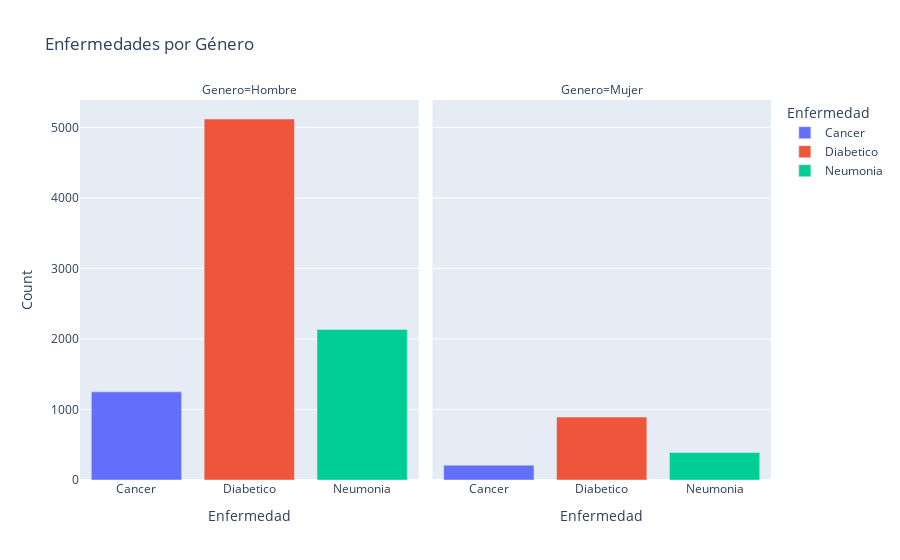

Notebook cell for this chart:
### Code cell
import plotly.express as px

conteo_condicion_genero=df.groupby(["Condicion", "Genero"]).size().reset_index(name="Count")
conteo_condicion_genero.columns=["Enfermedad","Genero","Count"]
fig=px.bar(conteo_condicion_genero,x="Enfermedad",y="Count",color="Enfermedad",facet_col="Genero",title="Enfermedades por Género")

fig.show()

### Figure 1 — Plotly figure (JSON) as saved in the notebook; plotly's stock layout.template omitted (floating-point values rounded to 4 significant figures)
{"data": [{"alignmentgroup": "True", "hovertemplate": "Enfermedad=%{x}<br>Genero=Hombre<br>Count=%{y}<extra></extra>", "legendgroup": "Cancer", "marker": {"color": "#636efa", "pattern": {"shape": ""}}, "name": "Cancer", "offsetgroup": "Cancer", "orientation": "v", "showlegend": true, "textposition": "auto", "type": "bar", "x": ["Cancer"], "xaxis": "x", "y": [1250], "yaxis": "y"}, {"alignmentgroup": "True", "hovertemplate": "Enfermedad=%{x}<br>Genero=Mujer<br>Count=%{y}<extra></extra>", "legendgroup": "Cancer", "marker": {"color": "#636efa", "pattern": {"shape": ""}}, "name": "Cancer", "offsetgroup": "Cancer", "orientation": "v", "showlegend": false, "textposition": "auto", "type": "bar", "x": ["Cancer"], "xaxis": "x2", "y": [210], "yaxis": "y2"}, {"alignmentgroup": "True", "hovertemplate": "Enfermedad=%{x}<br>Genero=Hombre<br>Count=%{y}<extra></extra>", "legendgroup": "Diabetico", "marker": {"color": "#EF553B", "pattern": {"shape": ""}}, "name": "Diabetico", "offsetgroup": "Diabetico", "orientation": "v", "showlegend": true, "textposition": "auto", "type": "bar", "x": ["Diabetico"], "xaxis": "x", "y": [5120], "yaxis": "y"}, {"alignmentgroup": "True", "hovertemplate": "Enfermedad=%{x}<br>Genero=Mujer<br>Count=%{y}<extra></extra>", "legendgroup": "Diabetico", "marker": {"color": "#EF553B", "pattern": {"shape": ""}}, "name": "Diabetico", "offsetgroup": "Diabetico", "orientation": "v", "showlegend": false, "textposition": "auto", "type": "bar", "x": ["Diabetico"], "xaxis": "x2", "y": [893], "yaxis": "y2"}, {"alignmentgroup": "True", "hovertemplate": "Enfermedad=%{x}<br>Genero=Hombre<br>Count=%{y}<extra></extra>", "legendgroup": "Neumonia", "marker": {"color": "#00cc96", "pattern": {"shape": ""}}, "name": "Neumonia", "offsetgroup": "Neumonia", "orientation": "v", "showlegend": true, "textposition": "auto", "type": "bar", "x": ["Neumonia"], "xaxis": "x", "y": [2136], "yaxis": "y"}, {"alignmentgroup": "True", "hovertemplate": "Enfermedad=%{x}<br>Genero=Mujer<br>Count=%{y}<extra></extra>", "legendgroup": "Neumonia", "marker": {"color": "#00cc96", "pattern": {"shape": ""}}, "name": "Neumonia", "offsetgroup": "Neumonia", "orientation": "v", "showlegend": false, "textposition": "auto", "type": "bar", "x": ["Neumonia"], "xaxis": "x2", "y": [391], "yaxis": "y2"}], "layout": {"annotations": [{"font": {}, "showarrow": false, "text": "Genero=Hombre", "x": 0.245, "xanchor": "center", "xref": "paper", "y": 1, "yanchor": "bottom", "yref": "paper"}, {"font": {}, "showarrow": false, "text": "Genero=Mujer", "x": 0.755, "xanchor": "center", "xref": "paper", "y": 1, "yanchor": "bottom", "yref": "paper"}], "barmode": "relative", "legend": {"title": {"text": "Enfermedad"}, "tracegroupgap": 0}, "title": {"text": "Enfermedades por Género"}, "xaxis": {"anchor": "y", "categoryarray": ["Cancer", "Diabetico", "Neumonia"], "categoryorder": "array", "domain": [0, 0.49], "title": {"text": "Enfermedad"}}, "xaxis2": {"anchor": "y2", "categoryarray": ["Cancer", "Diabetico", "Neumonia"], "categoryorder": "array", "domain": [0.51, 1], "matches": "x", "title": {"text": "Enfermedad"}}, "yaxis": {"anchor": "x", "domain": [0, 1], "title": {"text": "Count"}}, "yaxis2": {"anchor": "x2", "domain": [0, 1], "matches": "y", "showticklabels": false}}}
